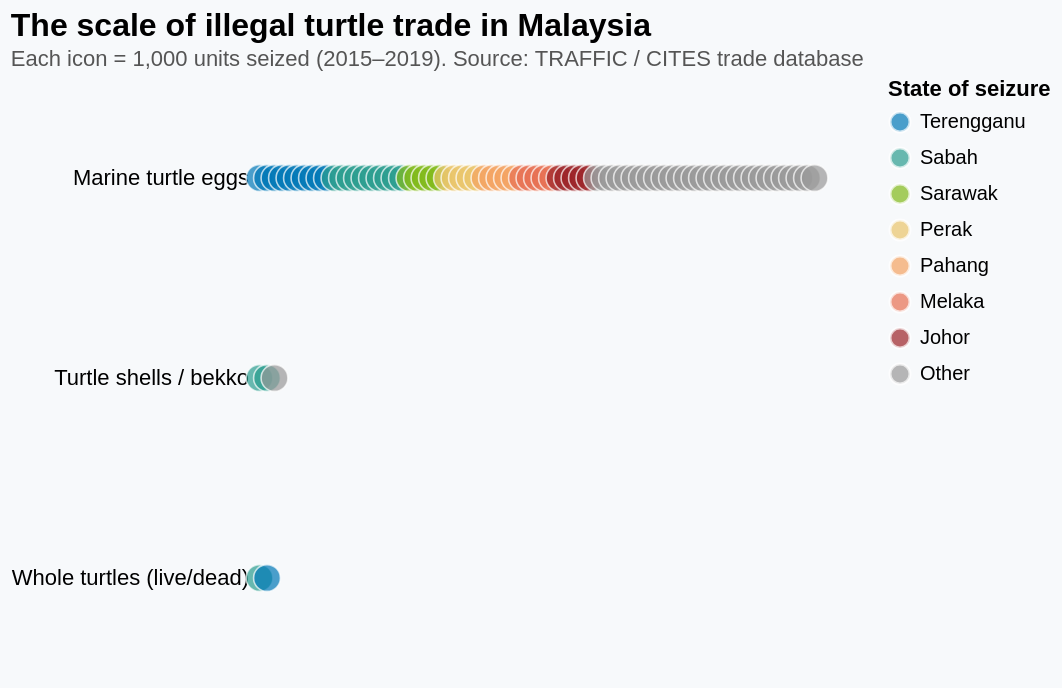

Describe this chart as a Vega-Lite specification.
### Vega-Lite specification from a JSON file in a GitHub repository (floating-point values rounded to 4 significant figures)
{"$schema": "https://vega.github.io/schema/vega-lite/v5.json", "title": {"text": "The scale of illegal turtle trade in Malaysia", "subtitle": "Each icon = 1,000 units seized (2015–2019). Source: TRAFFIC / CITES trade database", "fontSize": 16, "subtitleFontSize": 11, "anchor": "start", "subtitleColor": "#555"}, "width": "container", "height": 300, "background": "#f7f9fb", "config": {"view": {"stroke": null}, "axis": {"domain": false, "ticks": false, "grid": false}}, "data": {"values": [{"commodity": "Marine turtle eggs", "unit_index": 1, "state": "Terengganu"}, {"commodity": "Marine turtle eggs", "unit_index": 2, "state": "Terengganu"}, {"commodity": "Marine turtle eggs", "unit_index": 3, "state": "Terengganu"}, {"commodity": "Marine turtle eggs", "unit_index": 4, "state": "Terengganu"}, {"commodity": "Marine turtle eggs", "unit_index": 5, "state": "Terengganu"}, {"commodity": "Marine turtle eggs", "unit_index": 6, "state": "Terengganu"}, {"commodity": "Marine turtle eggs", "unit_index": 7, "state": "Terengganu"}, {"commodity": "Marine turtle eggs", "unit_index": 8, "state": "Terengganu"}, {"commodity": "Marine turtle eggs", "unit_index": 9, "state": "Terengganu"}, {"commodity": "Marine turtle eggs", "unit_index": 10, "state": "Terengganu"}, {"commodity": "Marine turtle eggs", "unit_index": 11, "state": "Sabah"}, {"commodity": "Marine turtle eggs", "unit_index": 12, "state": "Sabah"}, {"commodity": "Marine turtle eggs", "unit_index": 13, "state": "Sabah"}, {"commodity": "Marine turtle eggs", "unit_index": 14, "state": "Sabah"}, {"commodity": "Marine turtle eggs", "unit_index": 15, "state": "Sabah"}, {"commodity": "Marine turtle eggs", "unit_index": 16, "state": "Sabah"}, {"commodity": "Marine turtle eggs", "unit_index": 17, "state": "Sabah"}, {"commodity": "Marine turtle eggs", "unit_index": 18, "state": "Sabah"}, {"commodity": "Marine turtle eggs", "unit_index": 19, "state": "Sabah"}, {"commodity": "Marine turtle eggs", "unit_index": 20, "state": "Sabah"}, {"commodity": "Marine turtle eggs", "unit_index": 21, "state": "Sarawak"}, {"commodity": "Marine turtle eggs", "unit_index": 22, "state": "Sarawak"}, {"commodity": "Marine turtle eggs", "unit_index": 23, "state": "Sarawak"}, {"commodity": "Marine turtle eggs", "unit_index": 24, "state": "Sarawak"}, {"commodity": "Marine turtle eggs", "unit_index": 25, "state": "Sarawak"}, {"commodity": "Marine turtle eggs", "unit_index": 26, "state": "Perak"}, {"commodity": "Marine turtle eggs", "unit_index": 27, "state": "Perak"}, {"commodity": "Marine turtle eggs", "unit_index": 28, "state": "Perak"}, {"commodity": "Marine turtle eggs", "unit_index": 29, "state": "Perak"}, {"commodity": "Marine turtle eggs", "unit_index": 30, "state": "Perak"}, {"commodity": "Marine turtle eggs", "unit_index": 31, "state": "Pahang"}, {"commodity": "Marine turtle eggs", "unit_index": 32, "state": "Pahang"}, {"commodity": "Marine turtle eggs", "unit_index": 33, "state": "Pahang"}, {"commodity": "Marine turtle eggs", "unit_index": 34, "state": "Pahang"}, {"commodity": "Marine turtle eggs", "unit_index": 35, "state": "Pahang"}, {"commodity": "Marine turtle eggs", "unit_index": 36, "state": "Melaka"}, {"commodity": "Marine turtle eggs", "unit_index": 37, "state": "Melaka"}, {"commodity": "Marine turtle eggs", "unit_index": 38, "state": "Melaka"}, {"commodity": "Marine turtle eggs", "unit_index": 39, "state": "Melaka"}, {"commodity": "Marine turtle eggs", "unit_index": 40, "state": "Melaka"}, {"commodity": "Marine turtle eggs", "unit_index": 41, "state": "Johor"}, {"commodity": "Marine turtle eggs", "unit_index": 42, "state": "Johor"}, {"commodity": "Marine turtle eggs", "unit_index": 43, "state": "Johor"}, {"commodity": "Marine turtle eggs", "unit_index": 44, "state": "Johor"}, {"commodity": "Marine turtle eggs", "unit_index": 45, "state": "Johor"}, {"commodity": "Marine turtle eggs", "unit_index": 46, "state": "Other"}, {"commodity": "Marine turtle eggs", "unit_index": 47, "state": "Other"}, {"commodity": "Marine turtle eggs", "unit_index": 48, "state": "Other"}, {"commodity": "Marine turtle eggs", "unit_index": 49, "state": "Other"}, {"commodity": "Marine turtle eggs", "unit_index": 50, "state": "Other"}, {"commodity": "Marine turtle eggs", "unit_index": 51, "state": "Other"}, {"commodity": "Marine turtle eggs", "unit_index": 52, "state": "Other"}, {"commodity": "Marine turtle eggs", "unit_index": 53, "state": "Other"}, {"commodity": "Marine turtle eggs", "unit_index": 54, "state": "Other"}, {"commodity": "Marine turtle eggs", "unit_index": 55, "state": "Other"}, {"commodity": "Marine turtle eggs", "unit_index": 56, "state": "Other"}, {"commodity": "Marine turtle eggs", "unit_index": 57, "state": "Other"}, {"commodity": "Marine turtle eggs", "unit_index": 58, "state": "Other"}, {"commodity": "Marine turtle eggs", "unit_index": 59, "state": "Other"}, {"commodity": "Marine turtle eggs", "unit_index": 60, "state": "Other"}, {"commodity": "Marine turtle eggs", "unit_index": 61, "state": "Other"}, {"commodity": "Marine turtle eggs", "unit_index": 62, "state": "Other"}, {"commodity": "Marine turtle eggs", "unit_index": 63, "state": "Other"}, {"commodity": "Marine turtle eggs", "unit_index": 64, "state": "Other"}, {"commodity": "Marine turtle eggs", "unit_index": 65, "state": "Other"}, {"commodity": "Marine turtle eggs", "unit_index": 66, "state": "Other"}, {"commodity": "Marine turtle eggs", "unit_index": 67, "state": "Other"}, {"commodity": "Marine turtle eggs", "unit_index": 68, "state": "Other"}, {"commodity": "Marine turtle eggs", "unit_index": 69, "state": "Other"}, {"commodity": "Marine turtle eggs", "unit_index": 70, "state": "Other"}, {"commodity": "Marine turtle eggs", "unit_index": 71, "state": "Other"}, {"commodity": "Marine turtle eggs", "unit_index": 72, "state": "Other"}, {"commodity": "Marine turtle eggs", "unit_index": 73, "state": "Other"}, {"commodity": "Marine turtle eggs", "unit_index": 74, "state": "Other"}, {"commodity": "Marine turtle eggs", "unit_index": 75, "state": "Other"}, {"commodity": "Whole turtles (live/dead)", "unit_index": 1, "state": "Sabah"}, {"commodity": "Whole turtles (live/dead)", "unit_index": 2, "state": "Terengganu"}, {"commodity": "Turtle shells / bekko", "unit_index": 1, "state": "Sabah"}, {"commodity": "Turtle shells / bekko", "unit_index": 2, "state": "Sabah"}, {"commodity": "Turtle shells / bekko", "unit_index": 3, "state": "Other"}]}, "transform": [{"calculate": "ceil(datum.unit_index / 10)", "as": "row"}, {"calculate": "((datum.unit_index - 1) % 10) + 1", "as": "col"}], "mark": {"type": "point", "shape": "circle", "size": 180, "filled": true, "stroke": "white", "strokeWidth": 0.8}, "encoding": {"y": {"field": "commodity", "type": "nominal", "axis": {"title": null, "labelFontSize": 11}}, "x": {"field": "unit_index", "type": "quantitative", "axis": null}, "color": {"field": "state", "type": "nominal", "scale": {"domain": ["Terengganu", "Sabah", "Sarawak", "Perak", "Pahang", "Melaka", "Johor", "Other"], "range": ["#0077b6", "#2a9d8f", "#80b918", "#e9c46a", "#f4a261", "#e76f51", "#9b2226", "#999"]}, "legend": {"title": "State of seizure", "orient": "right"}}, "tooltip": [{"field": "commodity", "title": "Commodity"}, {"field": "state", "title": "State"}, {"field": "unit_index", "title": "Unit (×1,000)"}]}}
